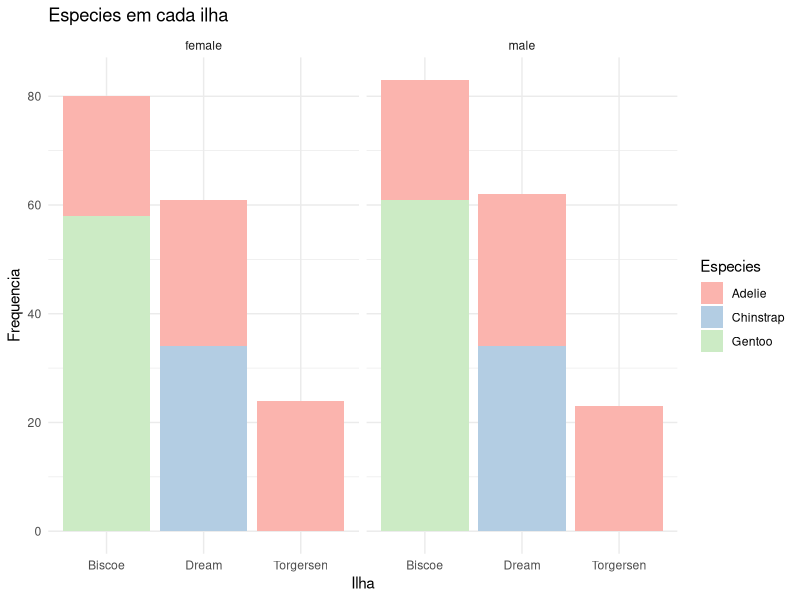
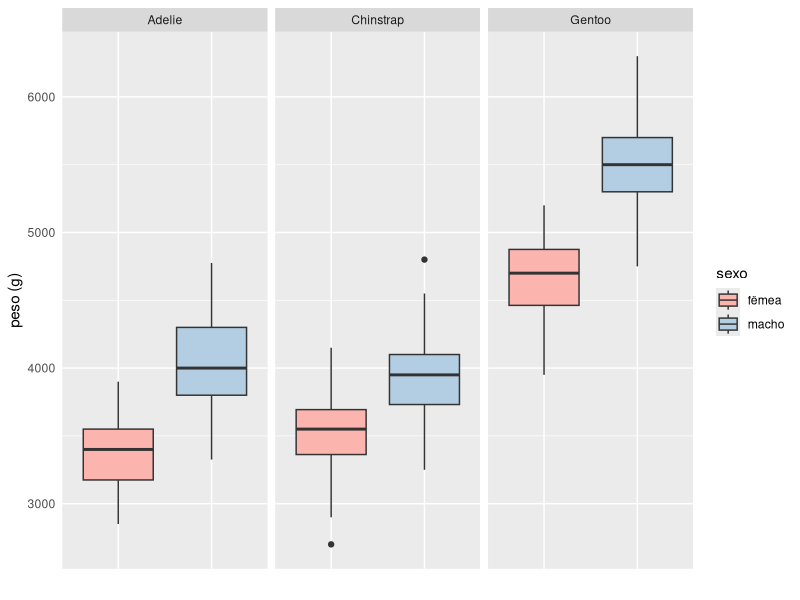
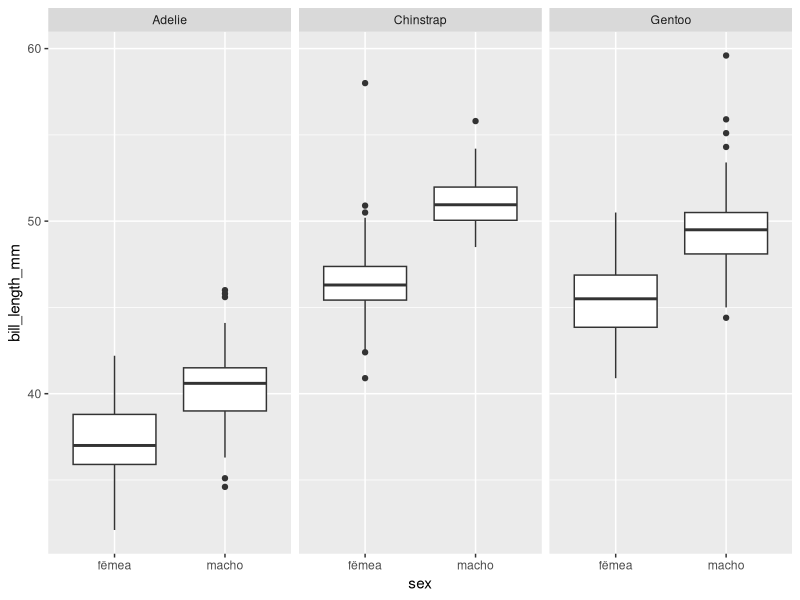
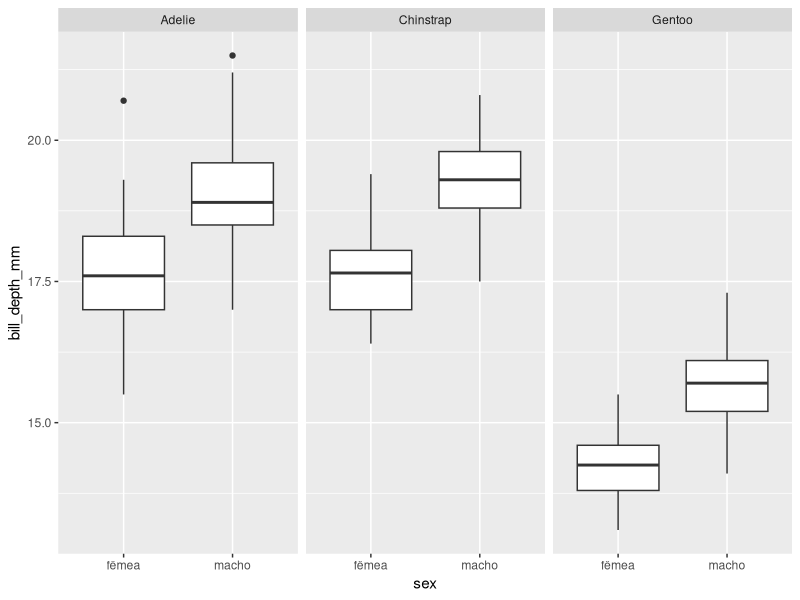
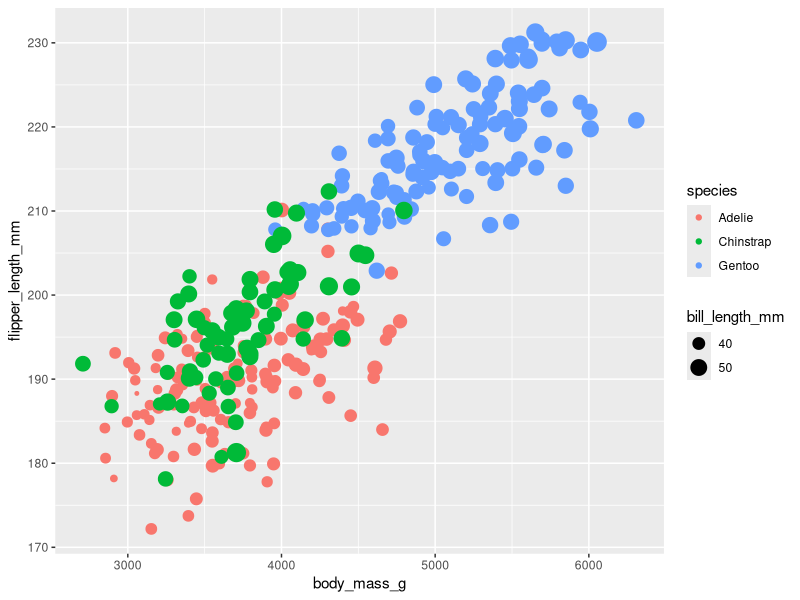

These charts were generated, in order, by the following R code:
library(ggplot2)
library(palmerpenguins)
library(dplyr)

pinguins <- penguins
str(pinguins)
summary(pinguins)
pinguins <- na.omit(pinguins)

ggplot(data = pinguins, mapping = aes(x = island, fill = species)) + 
  geom_bar()+ 
  theme_minimal()+
  labs(x = "Ilha",
       y = "Frequencia",
       title = "Especies em cada ilha",
       fill = "Especies")+
  scale_fill_manual(values =
  c("Adelie" = "#fbb4ae",
    "Chinstrap" = "#b3cde3",
    "Gentoo" = "#ccebc5")) + 
  facet_wrap(~sex)

ggplot(pinguins, aes(x = sex, y = body_mass_g, fill = sex)) +
  geom_boxplot()+
  facet_wrap(~species)+
  #scale_x_discrete(labels = c("female" = "", "male" = ""))+
  labs( y = "peso (g)",
        x = "",
        fill = "sexo")+
  theme(axis.text.x = element_blank(),
        axis.ticks = element_blank())+
  scale_fill_manual(values =
                        c("female" = "#fbb4ae",
                          "male" = "#b3cde3"),
                    labels = c("female" = "fêmea", "male" = "macho"))#+
  #scale_fill_discrete(labels = c("female" = "fêmea", "male" = "macho")) #Retorna values para o padrão

ggplot(pinguins, aes(x = sex, y = bill_length_mm)) +
  geom_boxplot()+
  facet_wrap(~species)+
  scale_x_discrete(labels = c("female" = "fêmea", "male" = "macho"))

ggplot(pinguins, aes(x = sex, y = bill_depth_mm)) +
  geom_boxplot()+
  facet_wrap(~species)+
  scale_x_discrete(labels = c("female" = "fêmea", "male" = "macho"))

ggplot(pinguins, aes(x = body_mass_g, y = flipper_length_mm, color = species, size = bill_length_mm ))+
  #geom_point(alpha = 0.5)
  geom_jitter() #Pertuba um pouco a localização da variavel (diminuir sobreposições)
